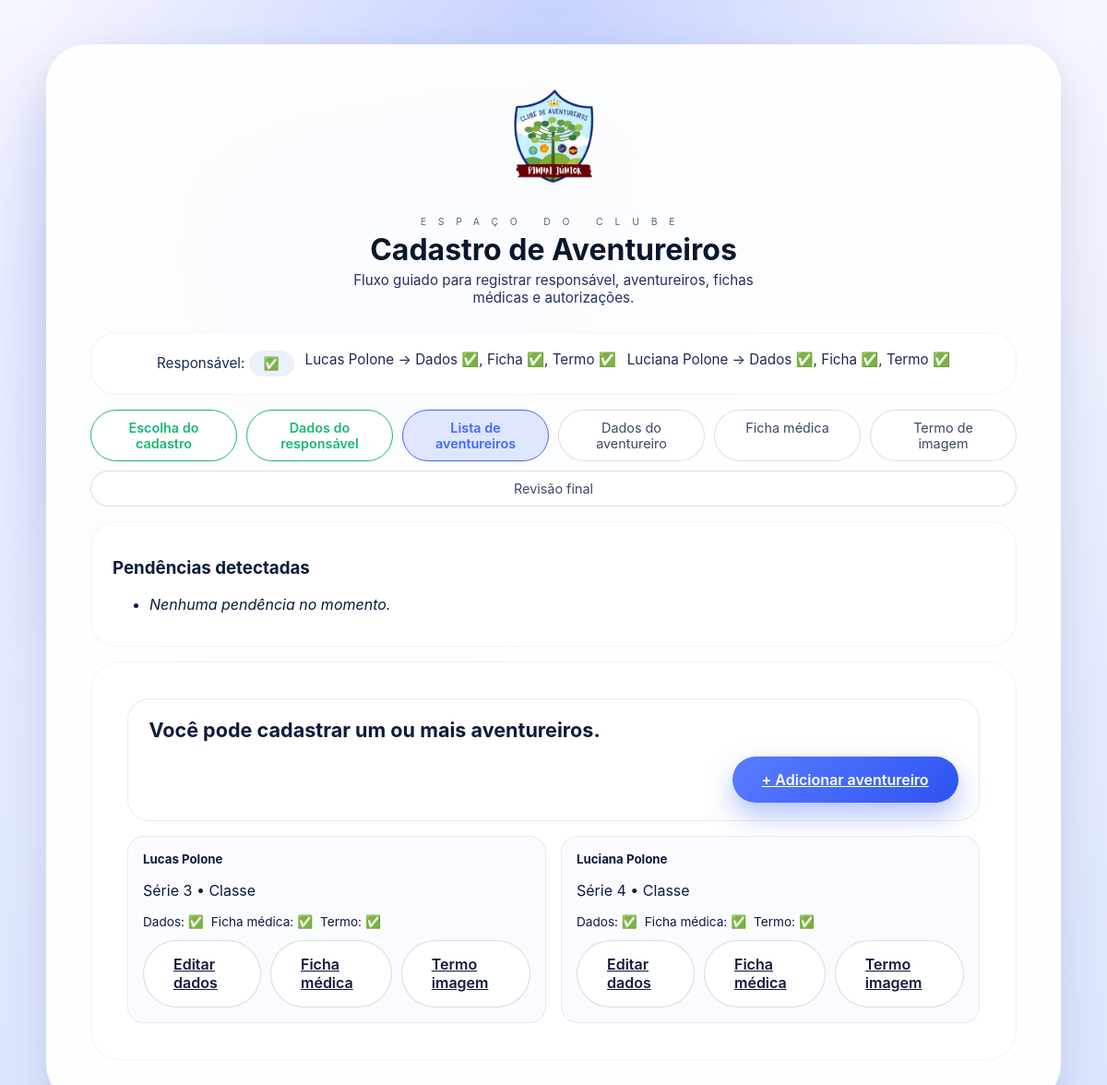
The page /cadastro-aventureiro/aventureiros/ (signed in) on the database its author committed.
### backend/apps/members/models.py (models this page shows, shortened)
class Adventurer(models.Model):
    SEX_CHOICES = [
        ('M', 'Masculino'),
        ('F', 'Feminino'),
        ('O', 'Outro'),
    ]
    CLASS_CHOICES = [
        ('abelhinhas', 'Abelhinhas'),
        ('luminares', 'Luminares'),
        ('edificadores', 'Edificadores'),
        ('maos_ajudadoras', 'Mãos Ajudadoras'),
        ('nenhum', 'Nenhum'),
    ]
    DOCUMENT_CHOICES = [
        ('certidao', 'Certidão de nascimento'),
        ('rg', 'RG'),
        ('cin', 'CIN'),
        ('cpf', 'CPF'),
    ]
    TSHIRT_SIZES = [
        ('02', '02'),
        ('04', '04'),
        ('06', '06'),
        ('08', '08'),
        ('10', '10'),
        ('12', '12'),
        ('PP', 'PP'),
        ('P', 'P'),
        ('M', 'M'),
        ('G', 'G'),
        ('GG', 'GG'),
    ]
    responsible = models.ForeignKey(
        Responsible,
        related_name='adventurers',
        on_delete=models.CASCADE,
    )
    name = models.CharField('Nome', max_length=150)
    sex = models.CharField('Sexo', max_length=2, choices=SEX_CHOICES)
    birth_date = models.DateField('Data de nascimento')
    grade_year = models.CharField('Série', max_length=50)
    school = models.CharField('Colégio', max_length=200)
    bolsa_familia = models.BooleanField('Beneficiário do Bolsa Família', default=False)
    invested_class = models.TextField('Classes investidas', blank=True, default='[]')
    document_type = models.CharField('Documento principal', max_length=20, choices=DOCUMENT_CHOICES)
    certificate_number = models.CharField('Número da certidão', max_length=80, blank=True)
    rg_number = models.CharField('Número do RG', max_length=80, blank=True)
    rg_issuer = models.CharField('Órgão expedidor', max_length=60, blank=True)
    cin_number = models.CharField('Número do CIN', max_length=80, blank=True)
    cpf_number = models.CharField('Número do CPF', max_length=20, blank=True)
    religion = models.CharField('Religião', max_length=80)
    use_responsible_address = models.BooleanField('Usar endereço do responsável', default=True)
    address_line = models.CharField('Endereço', max_length=200, blank=True)
    neighborhood = models.CharField('Bairro', max_length=120, blank=True)
    city = models.CharField('Cidade', max_length=120, blank=True)
    state = models.CharField('Estado', max_length=60, blank=True)
    cep = models.CharField('CEP', max_length=20, blank=True)
    tshirt_size = models.CharField('Tamanho da camiseta', max_length=4, choices=TSHIRT_SIZES)
    photo_data = models.TextField('Foto (base64)', blank=True)
    signature_data = models.TextField('Assinatura', blank=True)
    signature_at = models.DateTimeField(null=True, blank=True)
    created_at = models.DateTimeField(auto_now_add=True)
    updated_at = models.DateTimeField(auto_now=True)
    def data_complete(self):
        doc_check = {
            'certidao': self.certificate_number,
            'rg': self.rg_number and self.rg_issuer,
            'cin': self.cin_number,
            'cpf': self.cpf_number,
        }
        mandatory = [
            self.name,
            self.sex,
            self.birth_date,
            self.grade_year,
            self.school,
            self.religion,
            self.tshirt_size,
            self.document_type,
        ]
        if not all(mandatory):
            return False
        if not doc_check.get(self.document_type):
            return False
        if self.use_responsible_address:
            return self.responsible and all([
                self.responsible.address_line,
                self.responsible.neighborhood,
                self.responsible.city,
                self.responsible.state,
                self.responsible.cep,
            ]) and self.photography_ready()
        photo_and_signature = self.photography_ready()
        address_ready = all([self.address_line, self.neighborhood, self.city, self.state, self.cep])
        return address_ready and photo_and_signature
    def photography_ready(self):
        return bool(self.photo_data and self.signature_data)
    def pending_fields(self):
        missing = []
        if not self.name:
            missing.append('Nome do aventureiro')
        doc_needed = {
            'certidao': self.certificate_number,
            'rg': self.rg_number,
            'cin': self.cin_number,
            'cpf': self.cpf_number,
        }
        if not doc_needed.get(self.document_type):
            missing.append('Documento principal incompleto')
        if not self.photography_ready():
            missing.append('Foto ou assinatura pendente')
        if self.use_responsible_address:
            if not self.responsible or not all([
                    self.responsible.address_line,
                    self.responsible.neighborhood,
                    self.responsible.city,
                    self.responsible.state,
                    self.responsible.cep,
            ]):
                missing.append('Endereço do responsável faltando')
        else:
            if not all([self.address_line, self.neighborhood, self.city, self.state, self.cep]):
                missing.append('Endereço do aventureiro incompleto')
        return missing

### backend/ui/views.py (the view)
# urls.py: path('cadastro-aventureiro/aventureiros/', cadastro_lista_aventureiros, name='cadastro-aventureiro-lista'),
def cadastro_lista_aventureiros(request):
    responsible = get_or_create_responsible(request)
    context = wizard_context(request, responsible, 'lista')
    status_map = context.get('adventurer_status', {})
    adventurers_data = []
    for adventurer in responsible.adventurers.all():
        status = status_map.get(adventurer.pk, {'data': '⚠', 'medical': '⚠', 'term': '⚠'})
        adventurers_data.append({'instance': adventurer, 'status': status})
    context['adventurers'] = adventurers_data
    return render(request, 'cadastro_aventureiro/lista.html', context)

### backend/ui/templates/cadastro_aventureiro/lista.html
{% extends "cadastro_aventureiro/base.html" %}
{% block stage_content %}
  <div class="section-card">
    <h4>Você pode cadastrar um ou mais aventureiros.</h4>
    <div class="actions">
      <a class="primary-btn" href="{% url 'cadastro-aventureiro-dados-novo' %}">+ Adicionar aventureiro</a>
    </div>
  </div>
  <div class="cards-grid">
    {% for entry in adventurers %}
      <div class="card">
        <h5>{{ entry.instance.name|default:"Aventureiro sem nome" }}</h5>
        <p>Série {{ entry.instance.grade_year|default:"-" }} • Classe {{ entry.instance.get_invested_class_display }}</p>
        <div class="status-row">
          <span>Dados: {{ entry.status.data }}</span>
          <span>Ficha médica: {{ entry.status.medical }}</span>
          <span>Termo: {{ entry.status.term }}</span>
        </div>
        <div class="actions" style="margin-top:12px;">
          <a class="secondary-btn" href="{% url 'cadastro-aventureiro-dados' pk=entry.instance.pk %}">Editar dados</a>
          <a class="secondary-btn" href="{% url 'cadastro-aventureiro-ficha' pk=entry.instance.pk %}">Ficha médica</a>
          <a class="secondary-btn" href="{% url 'cadastro-aventureiro-termo' pk=entry.instance.pk %}">Termo imagem</a>
        </div>
      </div>
    {% empty %}
      <div class="card">
        <h5>Nenhum aventureiro cadastrado</h5>
        <p>Comece adicionando o primeiro aventureiro.</p>
      </div>
    {% endfor %}
  </div>
{% endblock %}

### backend/ui/templates/cadastro_aventureiro/base.html (shortened to what this page needs)
{% load static %}
<!DOCTYPE html>
<html lang="pt-br">
<head>
  <link rel="stylesheet" href="{% static 'css/cadastro.css' %}">
</head>
<body>
  <div class="cadastro-page">
    <div class="cadastro-card">
      <div class="cadastro-head">
        <div class="logo-shell small">
          <div class="logo-glow">
            <img src="{% static 'images/logo.png' %}" alt="Logo do Clube de Aventureiros">
          </div>
        </div>
        <p class="tagline">ESPAÇO DO CLUBE</p>
        <h1>Cadastro de Aventureiros</h1>
        <p class="subtitle">Fluxo guiado para registrar responsável, aventureiros, fichas médicas e autorizações.</p>
      </div>
      {% if current_step == 'tipo' %}
        <div class="wizard-progress compact">
          <div class="step is-current">Escolha do cadastro</div>
        </div>
      {% else %}
        <div class="summary-stack summary-top">
          <div class="summary-states">
            <span>Responsável: <span class="status-badge">{{ status.responsible }}</span></span>
            {% for adv in status.adventurers %}
              <span>{{ adv.name }} → Dados {{ adv.data }}, Ficha {{ adv.medical }}, Termo {{ adv.term }}</span>
            {% empty %}
              <span class="info-pill">Nenhum aventureiro cadastrado ainda</span>
            {% endfor %}
          </div>
        </div>
        <div class="wizard-progress">
          {% for step_id, step_label in steps %}
            {% if forloop.counter0 < current_index %}
              <div class="step is-complete">{{ step_label }}</div>
            {% elif forloop.counter0 == current_index %}
              <div class="step is-current">{{ step_label }}</div>
            {% else %}
              <div class="step">{{ step_label }}</div>
            {% endif %}
          {% endfor %}
        </div>
        <div class="summary-stack">
          <h3>Pendências detectadas</h3>
          <ul>
            {% if pendings %}
              {% for pending in pendings %}
                <li><strong>{{ pending.section }}:</strong> {{ pending.items|join:', ' }}</li>
              {% endfor %}
            {% elif form_errors %}
              {% for field, errors in form_errors.items %}
                {% for error in errors %}
                  <li><strong>{{ field|capfirst }}:</strong> {{ error }}</li>
                {% endfor %}
              {% endfor %}
            {% else %}
              <li><em>Nenhuma pendência no momento.</em></li>
            {% endif %}
        </ul>
      </div>
      {% endif %}
      <div class="stage-content">
        {% block stage_content %}{% endblock %}
      </div>
    </div>
  </div>
</body>
</html>

### rows shown on the page
Adventurer: name "Lucas Polone", instance.name "Lucas Polone", instance.grade_year "3", status.data "✅", status.medical "✅", status.term "✅"
Adventurer: name "Luciana Polone", instance.name "Luciana Polone", instance.grade_year "4", status.data "✅", status.medical "✅", status.term "✅"

### other values the page prints
{{ status.responsible }} "✅"
{{ adv.data }} "✅" "✅"
{{ adv.medical }} "✅" "✅"
{{ adv.term }} "✅" "✅"
{{ step_label }} "Escolha do cadastro" "Dados do responsável"
{{ step_label }} "Lista de aventureiros"
{{ step_label }} "Dados do aventureiro" "Ficha médica" "Termo de imagem" "Revisão final"
